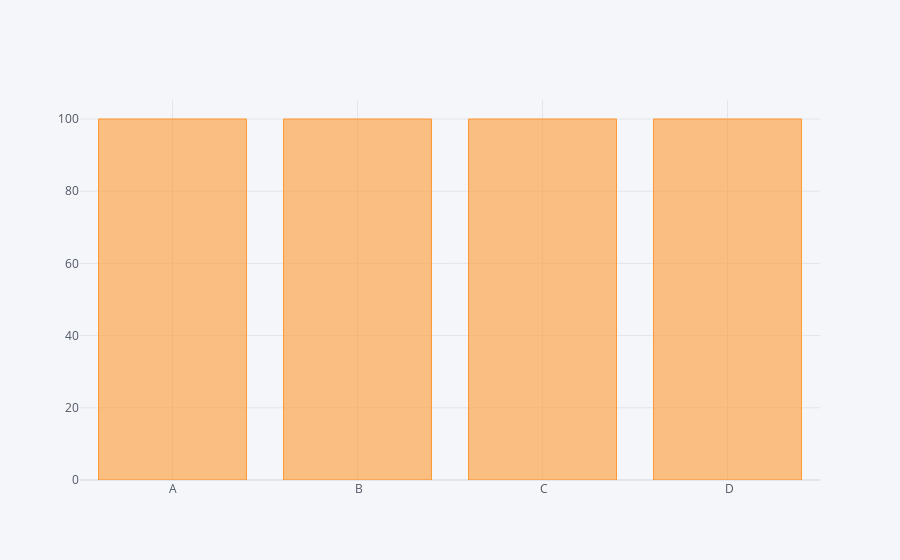
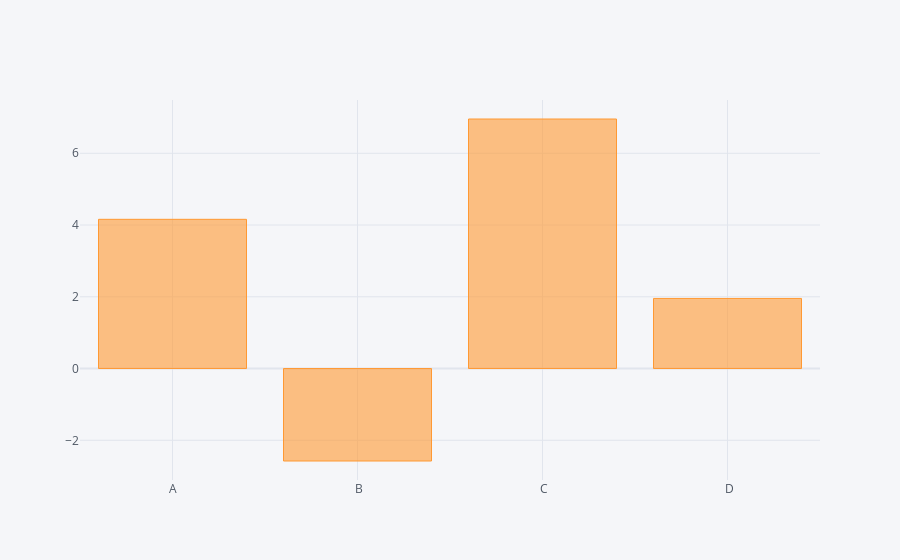

Notebook code cell kept with these figures, in order:
### Code cell
# use an aggregate method to group data
df.count().iplot(kind = 'bar') # count() method 
df.sum().iplot(kind='bar') # sum() method

### Figure 1 — Plotly figure (JSON) as saved in the notebook; plotly's stock layout.template omitted (floating-point values rounded to 4 significant figures)
{"data": [{"marker": {"color": "rgba(255, 153, 51, 0.6)", "line": {"color": "rgba(255, 153, 51, 1.0)", "width": 1}}, "name": "None", "orientation": "v", "text": "", "type": "bar", "x": ["A", " B", " C", " D"], "y": [100, 100, 100, 100]}], "layout": {"legend": {"bgcolor": "#F5F6F9", "font": {"color": "#4D5663"}}, "paper_bgcolor": "#F5F6F9", "plot_bgcolor": "#F5F6F9", "title": {"font": {"color": "#4D5663"}}, "xaxis": {"gridcolor": "#E1E5ED", "showgrid": true, "tickfont": {"color": "#4D5663"}, "title": {"font": {"color": "#4D5663"}, "text": ""}, "zerolinecolor": "#E1E5ED"}, "yaxis": {"gridcolor": "#E1E5ED", "showgrid": true, "tickfont": {"color": "#4D5663"}, "title": {"font": {"color": "#4D5663"}, "text": ""}, "zerolinecolor": "#E1E5ED"}}}

### Figure 2 — Plotly figure (JSON) as saved in the notebook; plotly's stock layout.template omitted (floating-point values rounded to 4 significant figures)
{"data": [{"marker": {"color": "rgba(255, 153, 51, 0.6)", "line": {"color": "rgba(255, 153, 51, 1.0)", "width": 1}}, "name": "None", "orientation": "v", "text": "", "type": "bar", "x": ["A", " B", " C", " D"], "y": [4.159, -2.577, 6.955, 1.953]}], "layout": {"legend": {"bgcolor": "#F5F6F9", "font": {"color": "#4D5663"}}, "paper_bgcolor": "#F5F6F9", "plot_bgcolor": "#F5F6F9", "title": {"font": {"color": "#4D5663"}}, "xaxis": {"gridcolor": "#E1E5ED", "showgrid": true, "tickfont": {"color": "#4D5663"}, "title": {"font": {"color": "#4D5663"}, "text": ""}, "zerolinecolor": "#E1E5ED"}, "yaxis": {"gridcolor": "#E1E5ED", "showgrid": true, "tickfont": {"color": "#4D5663"}, "title": {"font": {"color": "#4D5663"}, "text": ""}, "zerolinecolor": "#E1E5ED"}}}
